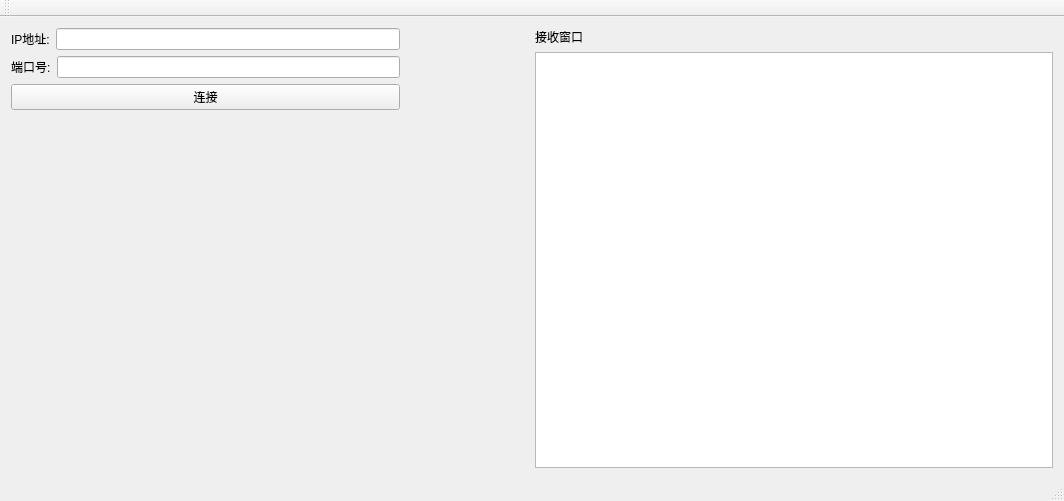
<?xml version="1.0" encoding="UTF-8"?>
<ui version="4.0">
 <class>Server</class>
 <widget class="QMainWindow" name="Server">
  <property name="geometry">
   <rect>
    <x>0</x>
    <y>0</y>
    <width>1064</width>
    <height>501</height>
   </rect>
  </property>
  <property name="windowTitle">
   <string>Server</string>
  </property>
  <widget class="QWidget" name="centralWidget">
   <layout class="QHBoxLayout" name="horizontalLayout_3" stretch="3,1,4">
    <item>
     <layout class="QVBoxLayout" name="verticalLayout" stretch="2,2,1,0">
      <item>
       <layout class="QHBoxLayout" name="horizontalLayout">
        <item>
         <widget class="QLabel" name="label">
          <property name="text">
           <string>IP地址:</string>
          </property>
         </widget>
        </item>
        <item>
         <widget class="QLineEdit" name="le_ip"/>
        </item>
       </layout>
      </item>
      <item>
       <layout class="QHBoxLayout" name="horizontalLayout_2">
        <item>
         <widget class="QLabel" name="label_2">
          <property name="text">
           <string>端口号:</string>
          </property>
         </widget>
        </item>
        <item>
         <widget class="QLineEdit" name="le_port"/>
        </item>
       </layout>
      </item>
      <item>
       <widget class="QPushButton" name="btn_connect">
        <property name="text">
         <string>连接</string>
        </property>
       </widget>
      </item>
      <item>
       <spacer name="verticalSpacer">
        <property name="orientation">
         <enum>Qt::Vertical</enum>
        </property>
        <property name="sizeHint" stdset="0">
         <size>
          <width>20</width>
          <height>40</height>
         </size>
        </property>
       </spacer>
      </item>
     </layout>
    </item>
    <item>
     <spacer name="horizontalSpacer">
      <property name="orientation">
       <enum>Qt::Horizontal</enum>
      </property>
      <property name="sizeHint" stdset="0">
       <size>
        <width>40</width>
        <height>20</height>
       </size>
      </property>
     </spacer>
    </item>
    <item>
     <layout class="QVBoxLayout" name="verticalLayout_2">
      <item>
       <widget class="QLabel" name="label_3">
        <property name="text">
         <string>接收窗口</string>
        </property>
       </widget>
      </item>
      <item>
       <widget class="QTextEdit" name="te_recv">
        <property name="readOnly">
         <bool>true</bool>
        </property>
       </widget>
      </item>
     </layout>
    </item>
   </layout>
  </widget>
  <widget class="QMenuBar" name="menuBar">
   <property name="geometry">
    <rect>
     <x>0</x>
     <y>0</y>
     <width>1064</width>
     <height>26</height>
    </rect>
   </property>
  </widget>
  <widget class="QToolBar" name="mainToolBar">
   <attribute name="toolBarArea">
    <enum>TopToolBarArea</enum>
   </attribute>
   <attribute name="toolBarBreak">
    <bool>false</bool>
   </attribute>
  </widget>
  <widget class="QStatusBar" name="statusBar"/>
 </widget>
 <layoutdefault spacing="6" margin="11"/>
 <resources/>
 <connections/>
</ui>
